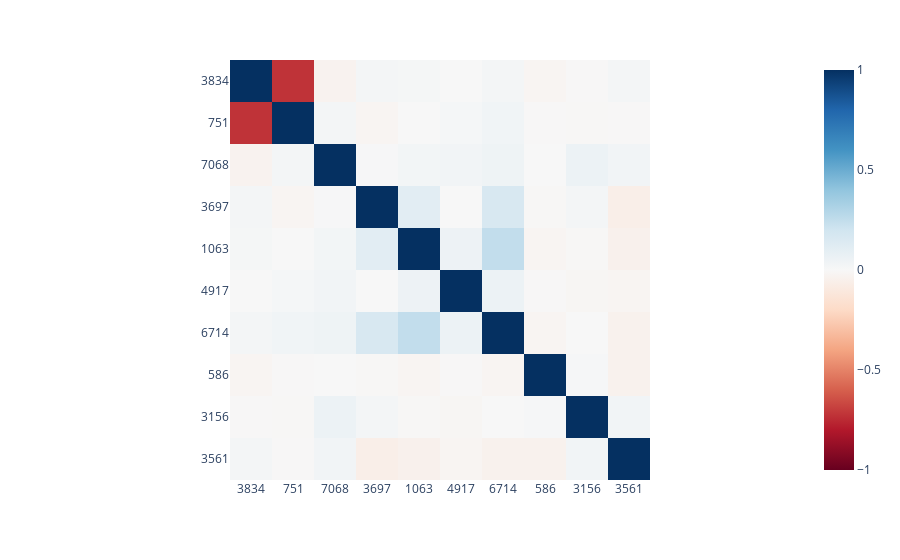

This figure's notebook cell:
### Markdown cell above
### Finding interesting output features.
With that out of the way, we now get to the interesting bit: analyzing interactions. This can be performed through several means and with multiple levels of rigor; this tutorial will only focus on the simplest: cherry-picking interesting examples. One way we found intriguing examples (that worked well) was by looking at high-level characteristics of all interaction matrices and choosing the outliers. As a metric, we choose the magnitude of the top eigenvectors. Keep in mind that this is simply a heuristic and not extremely principled. Given such features, let's look at their cosine similarities.

### Code cell
# Running this cell may take awhile depending on your CPU/GPU.

# Compute output features whose top eigenvalues are high, likely indicating some interesting structure.
eigenvals = tracer.compute(compute_truncated_eigenvalues, project=False, k=2)
vals, idxs = eigenvals.topk(10)

# Plot the cosine similarity between these features to see if any are related.
dirs = tracer.out.w_dec.weight[:, idxs]
sims = torch.cosine_similarity(dirs[..., None], dirs[:, None], dim=0)

# Visualize them nicely.
labels = [f"{i}" for i in idxs.cpu()]
px.imshow(sims.cpu(), color_continuous_scale="RdBu", color_continuous_midpoint=0, x=labels, y=labels)

### Figure 1 — Plotly figure (JSON) as saved in the notebook; plotly's stock layout.template omitted (floating-point values rounded to 4 significant figures)
{"data": [{"coloraxis": "coloraxis", "hovertemplate": "x: %{x}<br>y: %{y}<br>color: %{z}<extra></extra>", "name": "0", "type": "heatmap", "x": ["3834", "751", "7068", "3697", "1063", "4917", "6714", "586", "3156", "3561"], "xaxis": "x", "y": ["3834", "751", "7068", "3697", "1063", "4917", "6714", "586", "3156", "3561"], "yaxis": "y", "z": [[1, -0.7254, -0.03535, 0.02359, 0.01568, 0.0008924, 0.01993, -0.01982, -0.004703, 0.02315], [-0.7254, 1, 0.02284, -0.0226, -0.001848, 0.01339, 0.03567, -0.006052, -0.006475, -0.003734], [-0.03535, 0.02284, 1, 0.005768, 0.0255, 0.03296, 0.04557, 0.001266, 0.05569, 0.0305], [0.02359, -0.0226, 0.005768, 1, 0.1114, -0.0001358, 0.1653, -0.006395, 0.02183, -0.06116], [0.01568, -0.001848, 0.0255, 0.1114, 1, 0.05218, 0.2479, -0.02004, -0.009209, -0.04675], [0.0008924, 0.01339, 0.03296, -0.0001358, 0.05218, 1.0, 0.05737, -0.004966, -0.01643, -0.02212], [0.01993, 0.03567, 0.04557, 0.1653, 0.2479, 0.05737, 1, -0.01988, 0.002008, -0.04368], [-0.01982, -0.006052, 0.001266, -0.006395, -0.02004, -0.004966, -0.01988, 1.0, 0.01151, -0.03987], [-0.004703, -0.006475, 0.05569, 0.02183, -0.009209, -0.01643, 0.002008, 0.01151, 1, 0.0329], [0.02315, -0.003734, 0.0305, -0.06116, -0.04675, -0.02212, -0.04368, -0.03987, 0.0329, 1]]}], "layout": {"coloraxis": {"cmid": 0, "colorscale": [[0, "rgb(103,0,31)"], [0.1, "rgb(178,24,43)"], [0.2, "rgb(214,96,77)"], [0.3, "rgb(244,165,130)"], [0.4, "rgb(253,219,199)"], [0.5, "rgb(247,247,247)"], [0.6, "rgb(209,229,240)"], [0.7, "rgb(146,197,222)"], [0.8, "rgb(67,147,195)"], [0.9, "rgb(33,102,172)"], [1, "rgb(5,48,97)"]]}, "margin": {"t": 60}, "xaxis": {"anchor": "y", "constrain": "domain", "domain": [0, 1], "scaleanchor": "y"}, "yaxis": {"anchor": "x", "autorange": "reversed", "constrain": "domain", "domain": [0, 1]}}}
